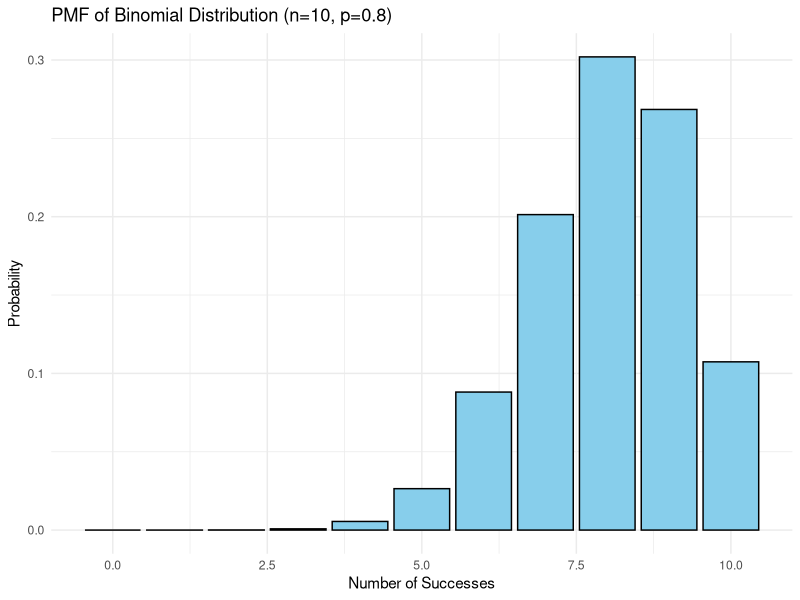
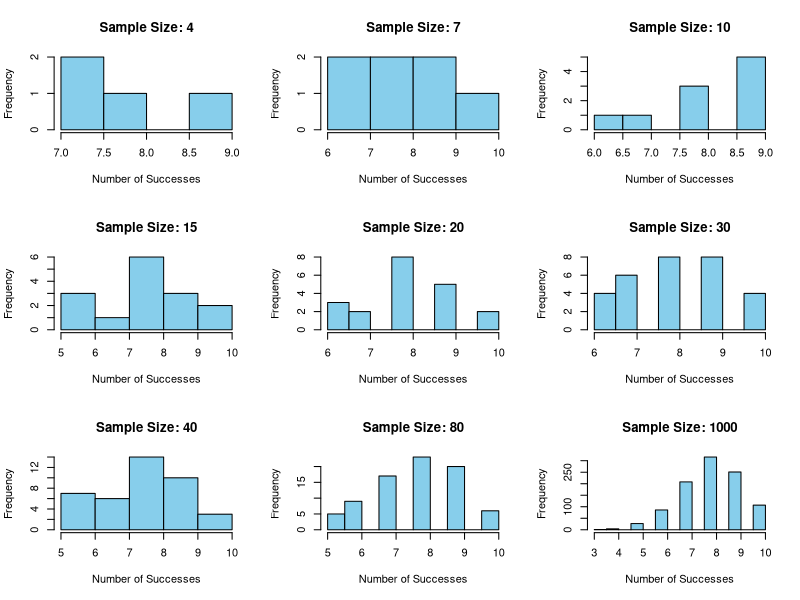
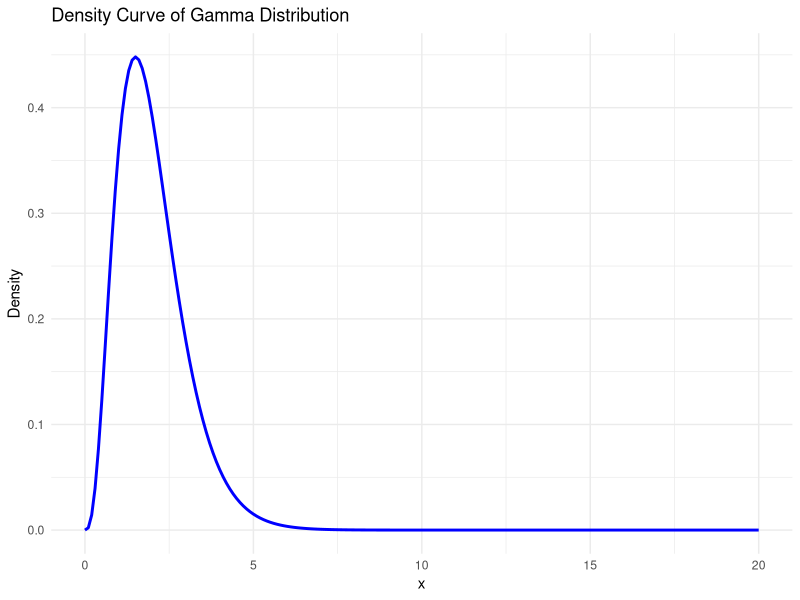
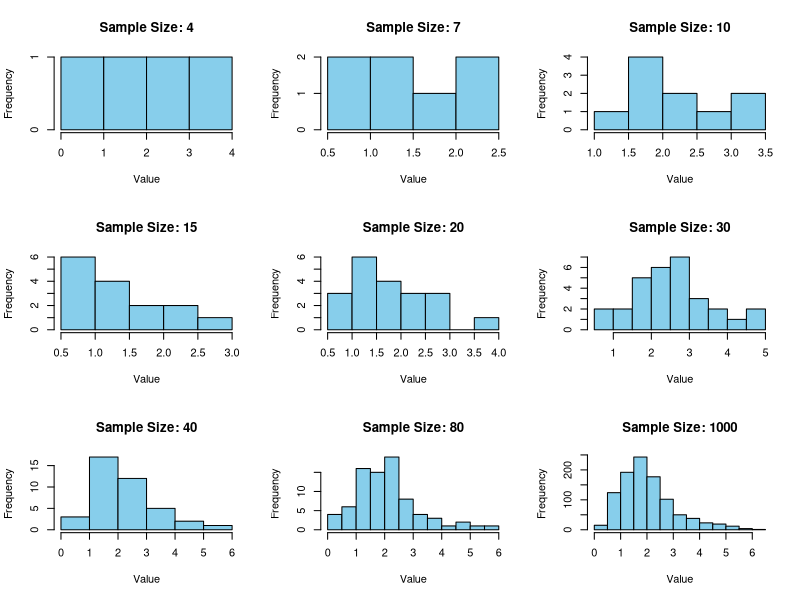
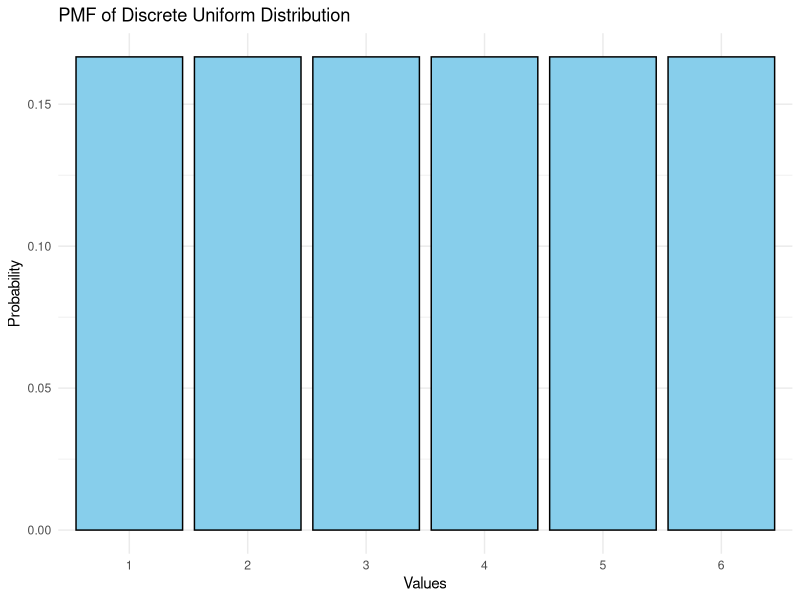
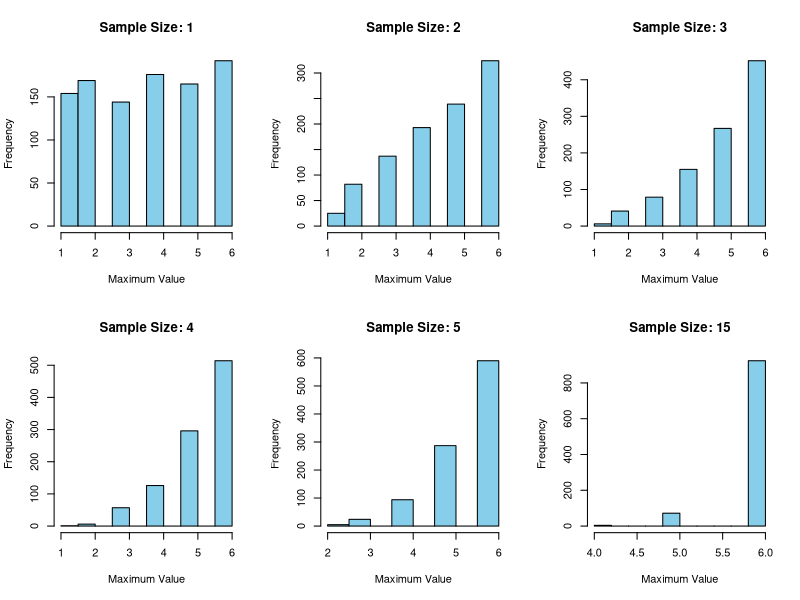
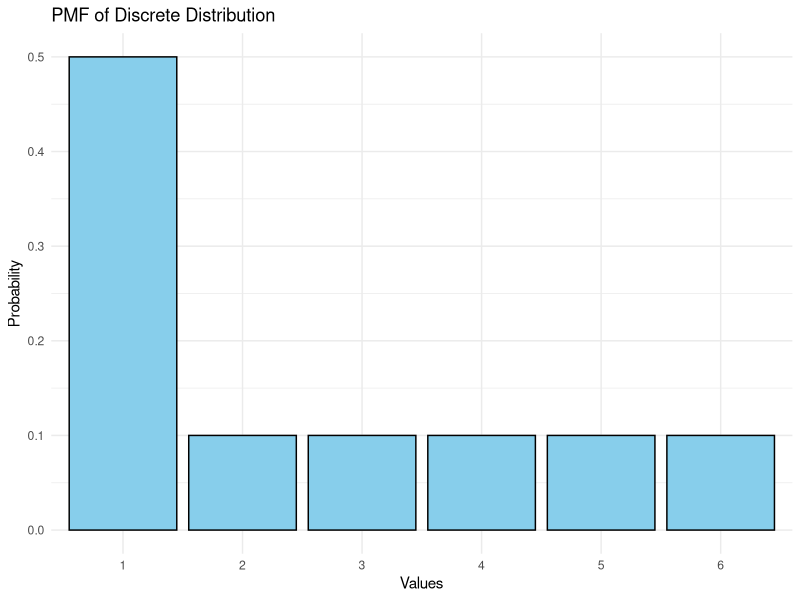
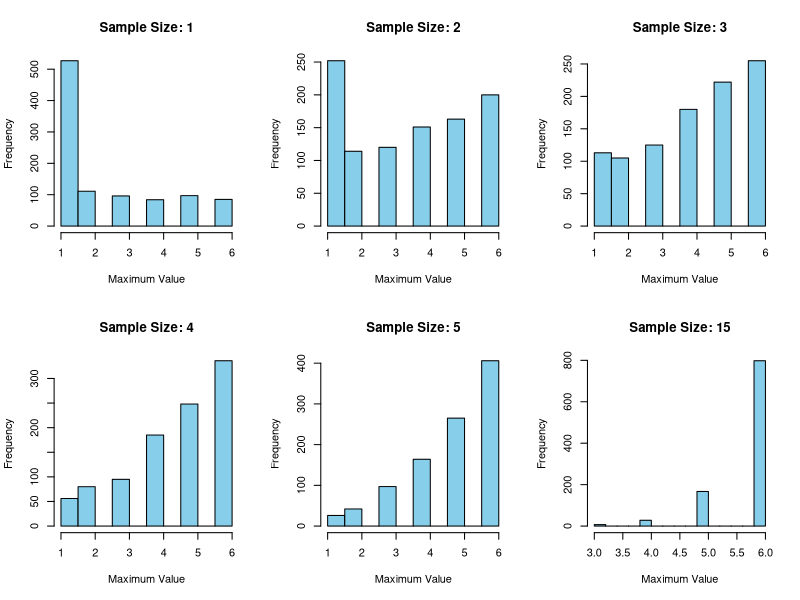

These figures' R source, in order:
## ---- chunk 1
# Load necessary library for plotting
library(ggplot2)

# Define parameters
n <- 10
p <- 0.8

# Create a sequence of x values from 0 to n
x_values <- 0:n

# Calculate the PMF using the dbinom function
pmf_values <- dbinom(x_values, size = n, prob = p)

# Create a data frame for plotting
data <- data.frame(x = x_values, pmf = pmf_values)

# Plot the PMF
ggplot(data, aes(x = x, y = pmf)) +
  geom_bar(stat = "identity", fill = "skyblue", color = "black") +
  labs(title = "PMF of Binomial Distribution (n=10, p=0.8)",
       x = "Number of Successes",
       y = "Probability") +
  theme_minimal()

## ---- chunk 2
# Sample sizes
sample_sizes <- c(4, 7, 10, 15, 20, 30, 40, 80, 1000)

# Generate random samples and plot histograms for each sample size
par(mfrow = c(3, 3))  # Set the layout of the plots

for (i in 1:length(sample_sizes)) {
  sample_size <- sample_sizes[i]
  sample <- rbinom(sample_size, size = 10, prob = 0.8)  # Generating random samples from a Binomial distribution
  
  hist(sample, main = paste("Sample Size:", sample_size), xlab = "Number of Successes", col = "skyblue", border = "black")
}
## ---- chunk 3
# Load necessary library for plotting
library(ggplot2)

# Define parameters
alpha <- 4
beta <- 2

# Generate a sequence of x values
x_values <- seq(0, 20, by = 0.1)  # Change the range and granularity as needed

# Calculate the density values using dgamma function
density_values <- dgamma(x_values, shape = alpha, rate = beta)

# Create a data frame for plotting
data <- data.frame(x = x_values, density = density_values)

# Plot the density curve
ggplot(data, aes(x = x, y = density)) +
  geom_line(color = "blue", linewidth = 1) +
  labs(title = "Density Curve of Gamma Distribution",
       x = "x",
       y = "Density") +
  theme_minimal()


## ---- chunk 4
# Sample sizes
sample_sizes <- c(4, 7, 10, 15, 20, 30, 40, 80, 1000)

# Generate random samples and plot histograms for each sample size
par(mfrow = c(3, 3))  # Set the layout of the plots

for (i in 1:length(sample_sizes)) {
  sample_size <- sample_sizes[i]
  sample <- rgamma(sample_size, shape = 4, rate = 2)  # Generating random samples from a Gamma distribution
  
  hist(sample, main = paste("Sample Size:", sample_size), xlab = "Value", col = "skyblue", border = "black")
}

## ---- chunk 5
# Define the values of the discrete uniform random variable
values <- 1:6

# Calculate the probability mass function (since it's uniform, each value has equal probability)
prob <- rep(1/length(values), length(values))

# Create a data frame for plotting
data <- data.frame(values = values, probability = prob)

# Plot the PMF
library(ggplot2)

ggplot(data, aes(x = as.factor(values), y = probability)) +
  geom_bar(stat = "identity", fill = "skyblue", color = "black") +
  labs(title = "PMF of Discrete Uniform Distribution",
       x = "Values",
       y = "Probability") +
  theme_minimal() +
  scale_x_discrete(labels = as.character(values))

## ---- chunk 6
# Define the values of the discrete random variable
values <- 1:6

# Function to generate a random sample from a discrete uniform distribution
disc_samp <- function(n) {
  sample(values, size = n, replace = TRUE)
}

## ---- chunk 7
# Define the function to generate the sample maximum
sample_max <- function(n) {
  max(disc_samp(n))
}

# Sample sizes
sample_sizes <- c(1, 2, 3, 4, 5, 15)

# Generate the sampling distribution of sample maxima and plot histograms
par(mfrow = c(2, 3))  # Set the layout of the plots

for (size in sample_sizes) {
  max_samples <- replicate(1000, sample_max(size))  # Generating 1000 samples
  
  hist(max_samples, main = paste("Sample Size:", size),
       xlab = "Maximum Value", col = "skyblue", border = "black")
}

## ---- chunk 8
# Define the values of the discrete random variable
values <- 1:6

# Define probabilities for each value
probabilities <- c(0.5, 0.1, 0.1, 0.1, 0.1, 0.1)

# Create a data frame for plotting
data <- data.frame(values = values, probability = probabilities)

# Plot the PMF
library(ggplot2)

ggplot(data, aes(x = as.factor(values), y = probability)) +
  geom_bar(stat = "identity", fill = "skyblue", color = "black") +
  labs(title = "PMF of Discrete Distribution",
       x = "Values",
       y = "Probability") +
  theme_minimal() +
  scale_x_discrete(labels = as.character(values))

## ---- chunk 9
# Define the values of the discrete random variable
values <- 1:6

# Define probabilities for each value
probabilities <- c(0.5, 0.1, 0.1, 0.1, 0.1, 0.1)

# Function to generate a random sample from the given discrete distribution
disc_samp_1 <- function(n) {
  sample(values, size = n, replace = TRUE, prob = probabilities)
}
 
## ---- chunk 10
# Define the function to generate the sample maximum
sample_max <- function(n) {
  max(disc_samp_1(n))
}

# Sample sizes
sample_sizes <- c(1, 2, 3, 4, 5, 15)

# Set seed for reproducibility
set.seed(42)

# Generate the sampling distribution of sample maxima and plot histograms
par(mfrow = c(2, 3))  # Set the layout of the plots

for (size in sample_sizes) {
  max_samples <- replicate(1000, sample_max(size))  # Generating 1000 samples
  
  hist(max_samples, main = paste("Sample Size:", size),
       xlab = "Maximum Value", col = "skyblue", border = "black")
}

## ---- chunk 11
samp_sizes  <- c(1, 2, 3, 4, 15, 500, 1000)

par(mfrow=c(2,2))
for(size in samp_sizes){
  replicates <- replicate(10000, {
    mean(rexp(size, rate = 5))
  })
  hist(replicates, breaks = 100,
       main = paste("Samp Dist for Exp, samp size =", size ))
}
## ---- chunk 12


disc_samp <- function(n) {
  sample(1:6, n, replace=T)
}



## ---- chunk 13


# Define the function to generate the sample maximum
sample_mean <- function(n) {
  mean(disc_samp(n))
}

# Sample sizes
sample_sizes <- c(1, 2, 3, 4, 15, 500)

# Set seed for reproducibility
set.seed(42)

# Generate the sampling distribution of sample maxima and plot histograms
par(mfrow = c(2, 3))  # Set the layout of the plots




for (size in sample_sizes) {
  max_samples <- replicate(1000, sample_mean(size))  # Generating 1000 samples
  
  hist(max_samples, main = paste("Sample Size:", size), 
       xlab = "Maximum Value", col = "skyblue", border = "black")
}


## ---- chunk 14

cont_uni_samp <- function(n) {
  sample(0:1, n, replace=T)
}


## ---- chunk 15

# Define the function to generate the sample maximum
sample_mean <- function(n) {
  mean(cont_uni_samp(n))
}

# Sample sizes
sample_sizes <- c(1, 2, 3, 4, 15, 500)

# Set seed for reproducibility
set.seed(42)

# Generate the sampling distribution of sample maxima and plot histograms
par(mfrow = c(2, 3))  # Set the layout of the plots




for (size in sample_sizes) {
  max_samples <- replicate(1000, sample_mean(size))  # Generating 1000 samples
  
  hist(max_samples, main = paste("Sample Size:", size), 
       xlab = "Maximum Value", col = "skyblue", border = "black")
}
## ---- chunk 16


alpha_hat <- function(samp) {
  
  sum = 0
  len = length(samp)
  mean = mean(samp)

  for(i in samp){
    sum = sum + (i^2) - mean^2
    
  }
  
  return(mean^2/((1/len) * (sum)))
  
}

beta_hat <- function(samp){
  
  sum = 0
  len = length(samp)
  mean = mean(samp)

  for(i in samp){
    sum = sum + (i^2) - mean^2
    
  }
  
  return(((1/len) * (sum))/mean)
  
  
  
}

## ---- chunk 17

alpha_results <- replicate(10000, {
  samp<- rgamma(30,shape = 2, scale = 4)
  alpha_hat(samp)
})

var_emp_a <- var(alpha_results)
bias_emp_a <- mean(alpha_results) - 2

cat("Variance for alpha ",var_emp_a)
cat("\n")
cat("Bias for alpha ", bias_emp_a)
cat("\n")



beta_results <- replicate(10000, {
  samp<- rgamma(30,shape = 2, scale = 4)
  beta_hat(samp)
})

var_emp <- var(beta_results)
bias_emp <- mean(beta_results) - 4

cat("Variance for beta ",var_emp)
cat("\n")
cat("Bias for beta ", bias_emp)



## ---- chunk 18

alpha_results <- replicate(10000, {
  samp<- rgamma(30,shape = 2, scale = 4)
  alpha_hat(samp)
})



MSE_emp_a <- mean((alpha_results - 2)^2)
cat ("MSE of alpha ", MSE_emp_a)
cat("\n")              



beta_results <- replicate(10000, {
  samp<- rgamma(30,shape = 2, scale = 4)
  beta_hat(samp)
})

MSE_emp <- mean((beta_results - 4)^2)
cat ("MSE of beta ", MSE_emp)
                

## ---- chunk 19
MSE_emp_a - (var_emp_a + (bias_emp_a))
MSE_emp - (var_emp + bias_emp)





## ---- chunk 20

sample_mean <- function(n) {
  mean(n)^(2)
}




## ---- chunk 21

theta_estimates <- replicate(1000, {
  sample_data <- rnorm(15, mean = 5, sd = 1.5)
  sample_mean(sample_data)
})

# Generate replicates and calculate theta_hat


# Calculate empirical variance and bias for theta_hat
var_emp <- var(theta_estimates)
bias_emp <- mean(theta_estimates) - 5^2

cat("Empirical Variance of theta_hat:", var_emp)
cat("\n")
cat("Empirical Bias of theta_hat:", bias_emp)
cat("\n")



## ---- chunk 22



# Generate replicates and calculate theta_hat
theta_estimates <- replicate(1000, {
  sample_data <- rnorm(15, mean = 5, sd = 1.5)
  sample_mean(sample_data)
})

# Calculate true value for theta
true_value <- 5^2

# Calculate Mean Squared Error (MSE) for theta_hat
MSE_emp <- mean((theta_estimates - true_value)^2)

cat("Mean Squared Error of theta_hat:", MSE_emp, "\n")

## ---- chunk 23

MSE_emp - (var_emp + (bias_emp)^2)


